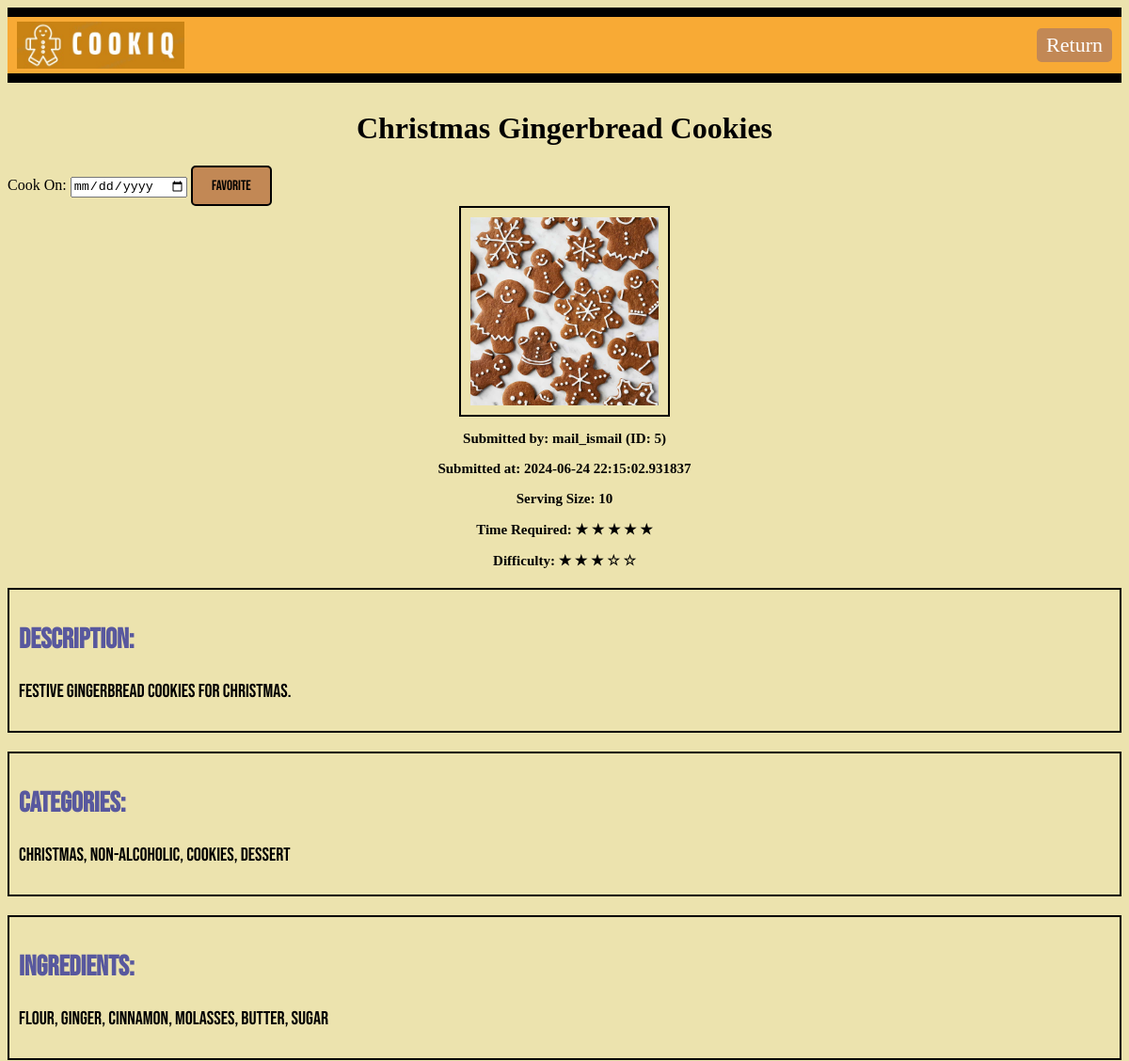
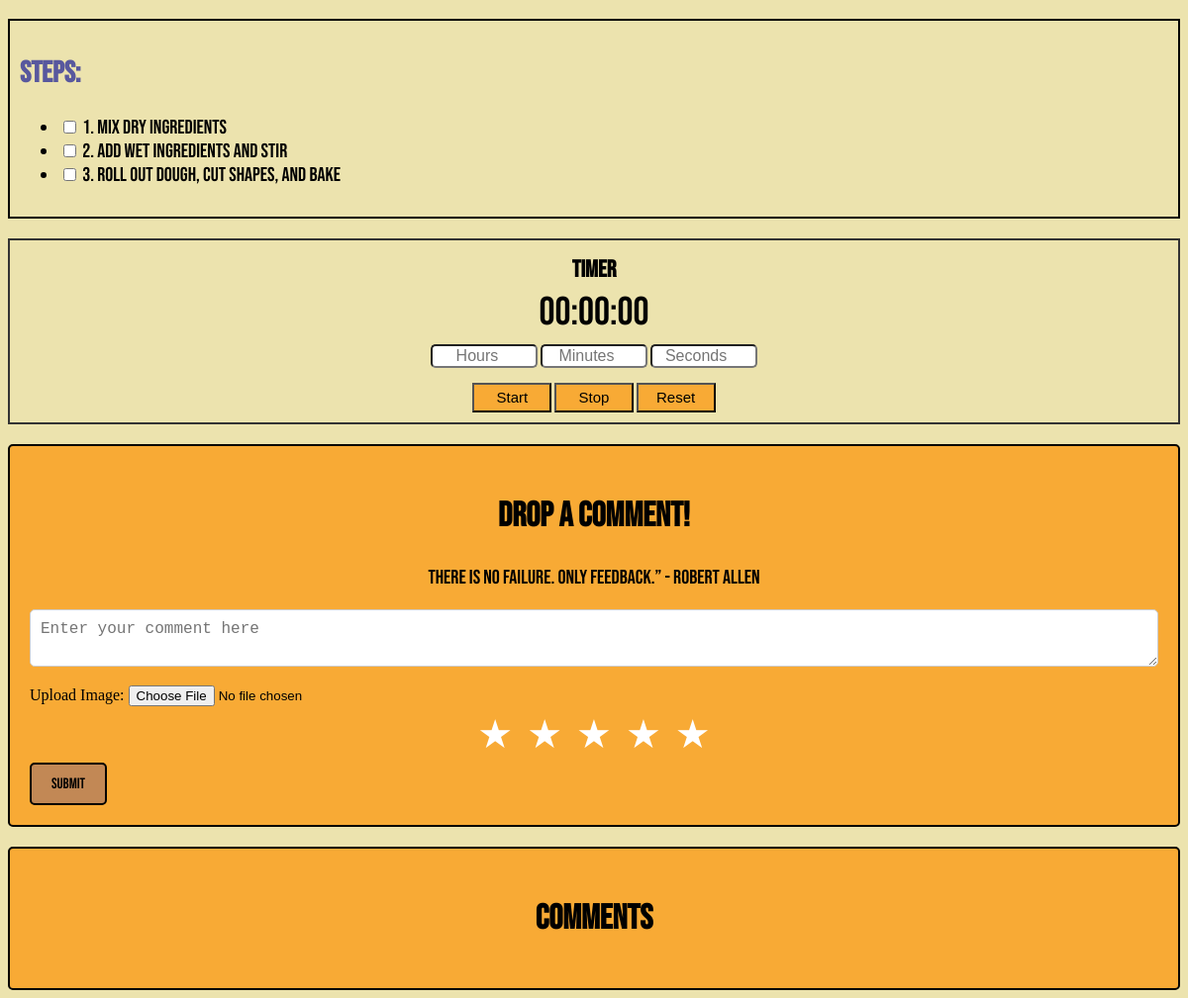
Screenshot of /user/5/recipe/61 (signed in) with the database file from the repository (2 pictures, top to bottom).
### models.py (models this page shows, shortened)
class Recipe(db.Model):
    id = db.Column(db.Integer, primary_key=True)
    recipe_name = db.Column(db.String(100), nullable=False)
    description = db.Column(db.Text, nullable=False)
    ingredients = db.Column(db.Text, nullable=False)
    steps = db.Column(db.Text, nullable=False)
    difficulty = db.Column(db.Integer, nullable=False)
    time_required = db.Column(db.Integer, nullable=False)
    serving_size = db.Column(db.Integer, nullable=False)
    submitted_at = db.Column(db.DateTime(timezone=True), default=lambda: datetime.now(timezone('Asia/Kuala_Lumpur')))
    approved = db.Column(db.Boolean, default=False)
    user_id = db.Column(db.Integer, db.ForeignKey('user.id', name='fk_recipe_user'), nullable=False)
    image_path = db.Column(db.String(255))  # Path to the image file
    submitted_by = db.Column(db.String(100), nullable=False)
    comments = db.relationship('Comment', backref='recipe', cascade="all, delete-orphan", lazy=True)
    reports = db.relationship('Report', back_populates='recipe', cascade="all, delete-orphan")
    categories = db.relationship('Category', secondary=recipe_category_association, backref=db.backref('recipes', lazy='dynamic'))

class Category(db.Model):
    id = db.Column(db.Integer, primary_key=True)
    name = db.Column(db.String(100), nullable=False, unique=True)
    group_id = db.Column(db.Integer, db.ForeignKey('category_group.id', name='fk_category_group'), nullable=True)

### main.py (the view)
@app.route("/user/<int:user_id>/recipe/<int:recipe_id>")
def recipe(user_id, recipe_id):
    if "user_id" not in session or session["user_id"] != user_id:
        return redirect(url_for("login"))
    user = User.query.get_or_404(user_id)
    recipe = Recipe.query.get_or_404(recipe_id)
    comments = Comment.query.filter_by(recipe_id=recipe_id).all()
    favourite_recipe = FavouriteRecipe.query.filter_by(user_id=user_id, recipe_id=recipe_id).first()
    favourited_recipe_ids = [fr.recipe_id for fr in FavouriteRecipe.query.filter_by(user_id=user_id).all()]
    source = request.args.get('source', 'browse_recipe')
    return render_template("recipe.html", user=user, recipe=recipe, favourite_recipe=favourite_recipe, favourited_recipe_ids=favourited_recipe_ids, comments=comments, source=source)

### templates/recipe.html (shortened to what this page needs)
<!DOCTYPE html>
<html>
<head>
    <link rel="stylesheet" type="text/css" href="{{ url_for('static', filename='style.css') }}">
</head>
<body class="body">
    <div class="header">
        <img style="height: 50px;" src="{{ url_for('static', filename='Logo_CookiQ.jpeg') }}" alt="Logo_CookiQ">
        {% if source == 'favouritedrecipe' %}
            <a href="{{ url_for('favouritedrecipe', user_id=user.id, recipe_id=recipe.id) }}" class="ReturnButton">Return</a>
        {% elif source == 'browse_recipe' %}
            <a href="{{ url_for('browse_recipes', user_id=user.id, recipe_id=recipe.id) }}" class="ReturnButton">Return</a>
        {% elif source == 'submitted_recipes' %}
            <a href="{{ url_for('submitted_recipes', user_id=user.id, recipe_id=recipe.id) }}" class="ReturnButton">Return</a>
        {% endif %}
    </div>
    {% include '_flashes.html' %}
    <h1 class="indepth-recipe-title">{{ recipe.recipe_name }}</h1>
    <form action="{{ url_for('favorite_recipe', user_id=user.id, recipe_id=recipe.id, source=source) }}" method="POST">
        <label for="cook_on">Cook On:</label>
        <input type="date" id="cook_on" name="cook_on" value="{{ favourite_recipe.cook_on.strftime('%Y-%m-%d') if favourite_recipe and favourite_recipe.cook_on else '' }}">
        <button type="submit" class="submit-button">{{ 'Unfavorite' if recipe.id in favourited_recipe_ids else 'Favorite' }}</button>
    </form>
    <div class="indepth-recipe-photo-container">
        <img src="/static/{{ recipe.image_path }}" class="indepth-recipe-photo" alt="Recipe Photo" style="max-width: 200px;">
        <div  class="submitted-by-date">
            <p>Submitted by: {{ recipe.submitted_by }}</p>
            <p>Submitted at: {{ recipe.submitted_at }}</p>
            <p>Serving Size: {{ recipe.serving_size }}</p>
            <p>Time Required:
                {% for i in range(recipe.time_required) %}
                    &#9733;
                {% endfor %}
            </p>
            <p>Difficulty:
                {% for i in range(recipe.difficulty) %}
                    &#9733;
                {% endfor %}
                {% for i in range(5 - recipe.difficulty) %}
                    &#9734;
                {% endfor %}
            </p>
        </div>
    </div>
    <div class="indepth-recipe-details">
        <h2>Description:</h2>
        <p>{{ recipe.description }}</p>
    </div>
    <div class="indepth-recipe-details">
        <h2>Categories:</h2>
        <p>
            {% for category in recipe.categories %}
                {{ category.name }}{% if not loop.last %}, {% endif %}
            {% endfor %}
        </p>
    </div>
    <div class="indepth-recipe-details">
        <h2>Ingredients:</h2>
        <p>{{ recipe.ingredients }}</p>
    </div>
    <div class="indepth-recipe-details">
        <h2>Steps:</h2>
        <ul>
            {% for step in recipe.steps.split('\n') %}
                {% if step %}
                    <li>
                        <input type="checkbox" id="step{{ loop.index }}" name="step{{ loop.index }}">
                        <label for="step{{ loop.index }}">{{ step }}</label>
                    </li>
                {% endif %}
            {% endfor %}
        </ul>
    </div>
    <div class="timer-container">
        <h2>Timer</h2>
        <p id="timer">00:00:00</p>
        <div>
            <input type="number" id="hours" min="0" placeholder="Hours">
            <input type="number" id="minutes" min="0" max="59" placeholder="Minutes">
            <input type="number" id="seconds" min="0" max="59" placeholder="Seconds">
        </div>
        <div>
            <button onclick="startCountdown()">Start</button>
            <button onclick="stopCountdown()">Stop</button>
            <button onclick="resetCountdown()">Reset</button>
        </div>
    </div>
    <div class="comment-box">
        <h2>Drop A Comment!</h2>
        <p>There is no failure. Only feedback.” - Robert Allen</p>
        <form action="{{ url_for('submit_comment', user_id=user.id, recipe_id=recipe.id) }}" method="post" enctype="multipart/form-data">
            <textarea name="comment" placeholder="Enter your comment here" class="input-field"></textarea>
            <label for="image">Upload Image:</label>
            <input type="file" name="image" accept="image/*" >
            <div class="rating">
                <label for="star5"></label>
                <label for="star4"></label>
                <label for="star3"></label>
                <label for="star2"></label>
                <label for="star1"></label>
            </div>
            <input type="submit" value="SUBMIT" class="submit-button">
        </form>
    </div>
    <div class="comment-section">
        <h2>Comments</h2>
    </div>
</body>
</html>

### static/style.css (style rules this page uses)
.header { display: flex; align-items: center; justify-content: space-between; background-color: #f8aa35; border-top: 10px solid #000; border-bottom: 10px solid #000; margin-bottom: 20px; padding: 5px 10px; }
.body { background-color: #ece3ae; }
.ReturnButton { padding: 5px 10px; border-radius: 5px; background-color: #c28855; color: #fff; font-size: 22px; font-weight: 300; cursor: pointer; text-decoration: none; left: 20px; }
.submit-button, .delete-indepth-button, .report-button { padding: 10px 20px; background-color: #c28855; border: 2px solid #000000; border-radius: 5px; cursor: pointer; text-align: center; font-family: 'Bebas Neue', sans-serif; font-size: 15px; transition: background-color 0.3s; z-index: 1; }
.indepth-recipe-title { text-align: center; margin-top: 30px; }
.indepth-recipe-photo-container { text-align: center; margin-bottom: 20px; }
.indepth-recipe-photo { display: block; margin: 0 auto; border: 2px solid #000; padding: 10px; max-width: 100%; height: auto; }
.submitted-by-date { font-weight: bold; font-size: 15px; }
.indepth-recipe-details { font-family: 'Bebas Neue', sans-serif; border: 2px solid #000; padding: 10px; margin-bottom: 20px; font-size: 20px; }
.indepth-recipe-details h2 { color: rgb(88, 88, 158); font-size: 30px; }
.comment-box { background-color: #f8aa35; border: 2px solid #000; border-radius: 5px; padding: 20px; margin-top: 20px; }
.comment-box h2 { text-align: center; font-family: 'Bebas Neue', sans-serif; font-size: 35px; }
.comment-box p { text-align: center; font-family: 'Bebas Neue', sans-serif; font-size: 20px; }
.input-field { width: 100%; padding: 10px; margin-bottom: 15px; border: 1px solid #ccc; border-radius: 5px; box-sizing: border-box; font-size: 16px; }
.rating { unicode-bidi: bidi-override; direction: rtl; text-align: center; }
.rating > label { display: inline-block; padding: 5px; font-size: 40px; color: #ffffff; cursor: pointer; }
.rating > label:before { content: "\2605"; }
.comment-section { background-color: #f8aa35; border: 2px solid #000; border-radius: 5px; padding: 20px; margin-top: 20px; }
.comment-section h2 { text-align: center; font-family: 'Bebas Neue', sans-serif; font-size: 35px; }
.timer-container { border: 2px solid #333; padding: 10px; text-align: center; font-family: 'Bebas Neue', sans-serif; }
.timer-container p { font-size: 40px; margin-top: 5px; margin-bottom: 5px; }
.timer-container h2 { margin-bottom: 5px; margin-top: 5px; }
.timer-container button { width: 80px; height: 30px; background-color: #f8aa35; transition: background-color 0.3s; font-size: 15px; }
.timer-container input { margin-top: 3px; margin-bottom: 15px; width: 100px; font-size: 16px; border-radius: 5px; text-align: center; }

### rows the page displays
Recipe: recipe_name "Christmas Gingerbread Cookies", image_path (picture), submitted_by "mail_ismail (ID: 5)", submitted_at "2024-06-24 22:15:02.931837", serving_size "10", time_required 5 (drawn), difficulty 3 (drawn), description "Festive gingerbread cookies for Christmas.", ingredients "Flour, Ginger, Cinnamon, Molasses, Butter, Sugar"
Category: name "Christmas"
Category: name "Non-Alcoholic"
Category: name "Cookies"
Category: name "Dessert"

### other values shown
{{ 'Unfavorite' if recipe.id in favourited_recipe_ids else 'Favorite' }} "Favorite"
{{ step }} "1. Mix dry ingredients" "2. Add wet ingredients and stir" "3. Roll out dough, cut shapes, and bake"
